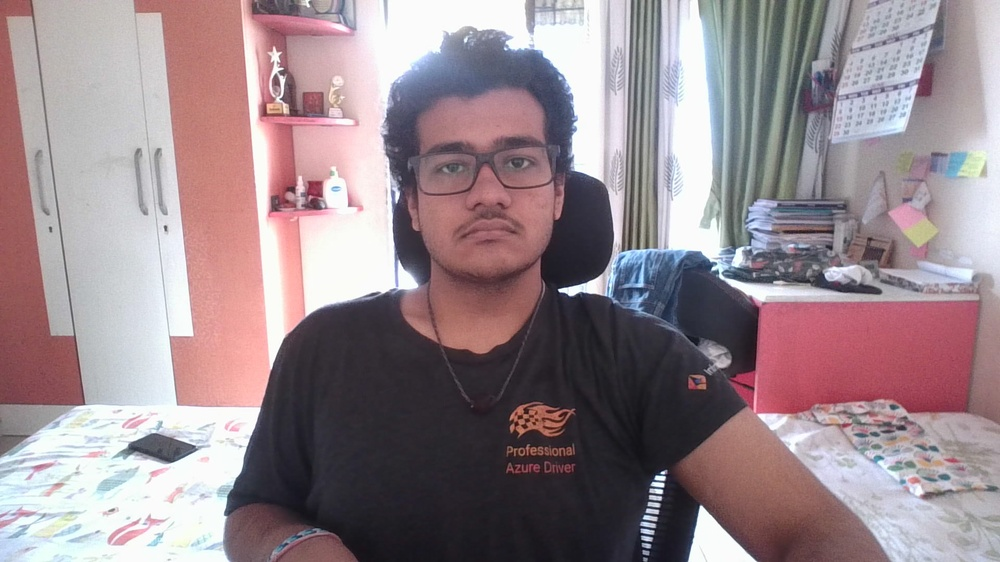
#> input picture Integration/Sample_Images/Image_1.jpg, 1000 x 562 px, shrunk from 1920 x 1080 before the run, found by its file name
$ python integrated_analysis.py   (older library calls are emulated)
#> lines starting #> are read from the running program, lines starting #| are printed output that depends on the picture; after the words box and inside, x2 and y2 are one past the last pixel; in counts of white or black regions, pixels touching at a corner belong together
import cv2
import numpy as np
import os
from skimage.metrics import structural_similarity as compare_ssim
import matplotlib.pyplot as plt

# === Set Up Output Directory ===
output_dir = "output_images"
os.makedirs(output_dir, exist_ok=True)

def integrated_analysis(img_path1, img_path2, haar_cascade_path=cv2.data.haarcascades + 'haarcascade_frontalface_default.xml'):
    # --- Load and preprocess images ---
#> called with img_path1 = 'sample_images/face_clear.jpg', img_path2 = 'sample_images/face_occluded.jpg'
    img1 = cv2.imread("Sample_Images/image_1.jpg")
#> img1 is the input picture: shape (562, 1000, 3); mean B, G, R 141, 135.4, 152
    img2 = cv2.imread("Sample_Images/image_2.jpg")
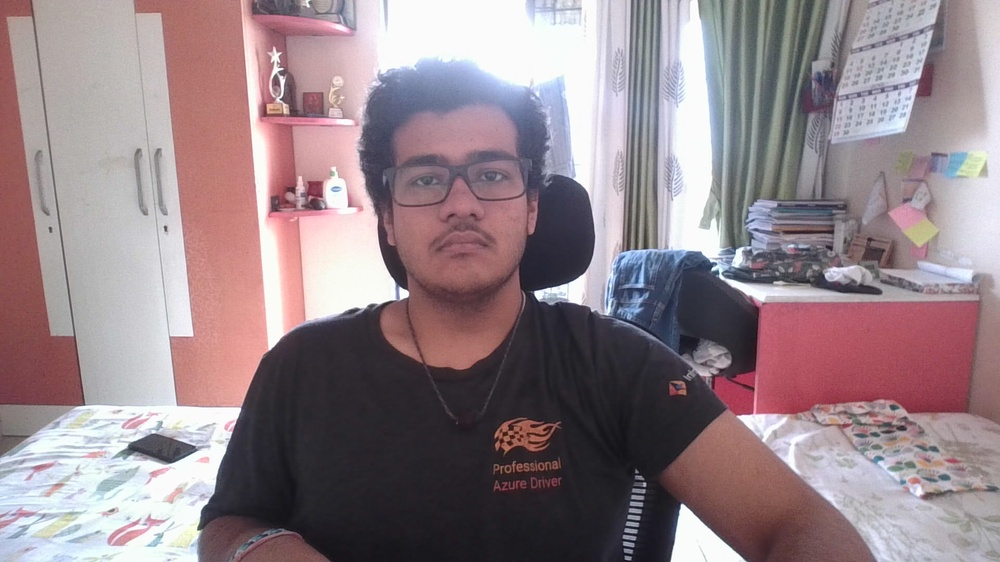
#> input picture Integration/Sample_Images/Image_2.jpg, 1000 x 562 px, shrunk from 1920 x 1080 before the run, found by its file name
#> img2 is the input picture: shape (562, 1000, 3); mean B, G, R 136.8, 131, 147.9

    gray1 = cv2.cvtColor(img1, cv2.COLOR_BGR2GRAY)
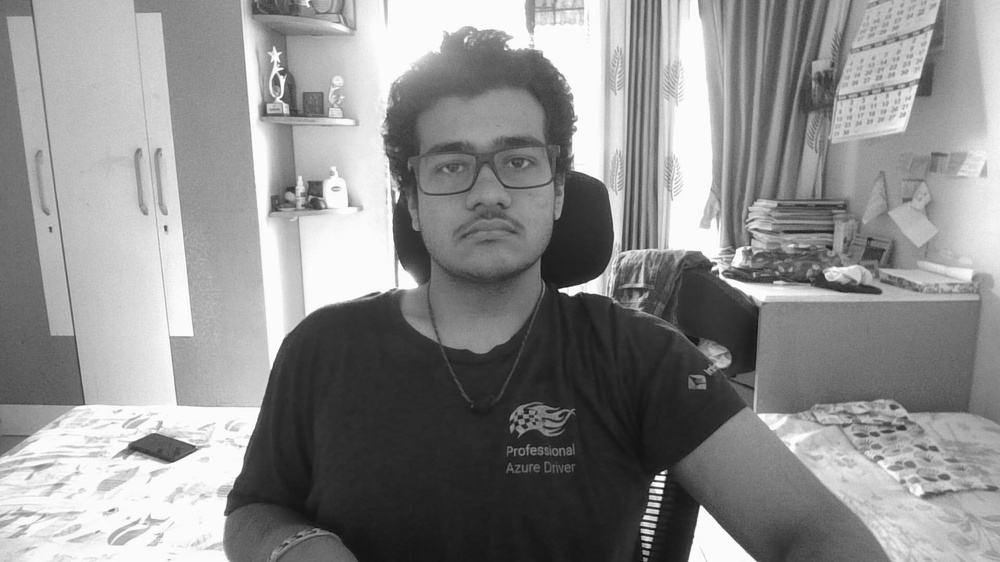
#> gray1: shape (562, 1000); min 13, max 255, mean 141
    gray2 = cv2.cvtColor(img2, cv2.COLOR_BGR2GRAY)
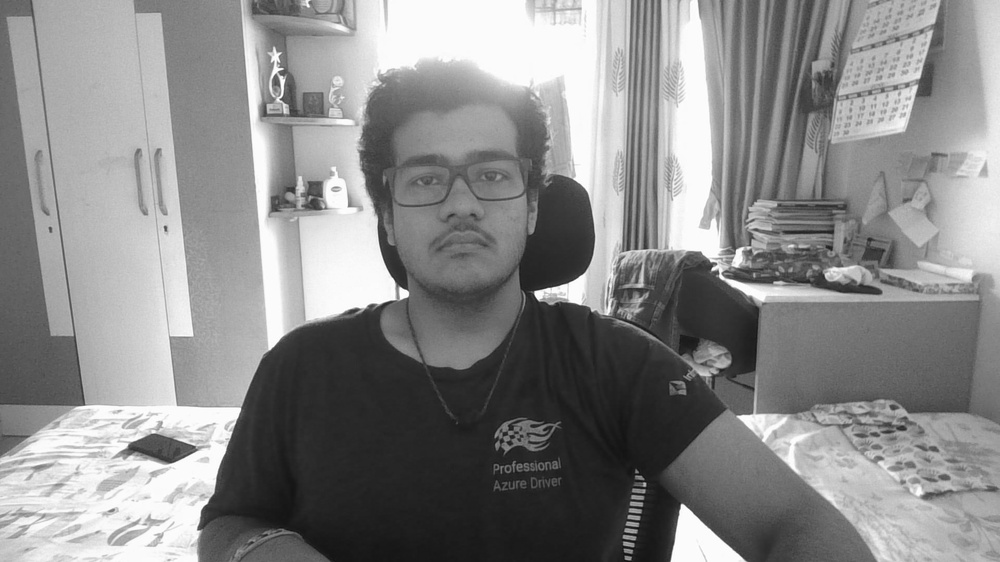
#> gray2: shape (562, 1000); min 13, max 255, mean 136.7

    # === Step 1: SSIM and MSE ===
    ssim_score, diff = compare_ssim(gray1, gray2, full=True)
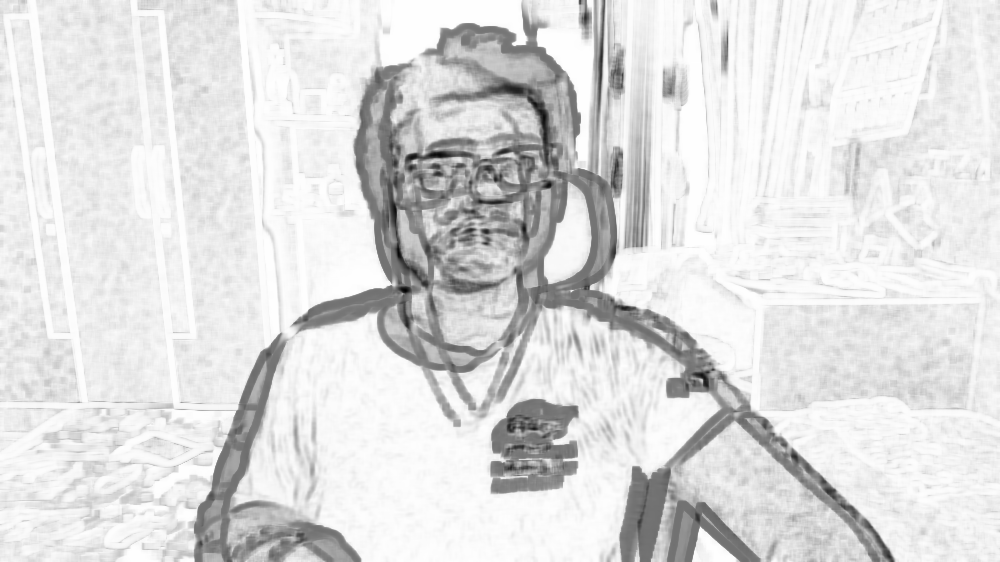
#> diff: shape (562, 1000) float64; min -0.799, max 1, mean 0.768; drawn with min black and max white
#> ssim_score = 0.767
    diff = (diff * 255).astype("uint8")
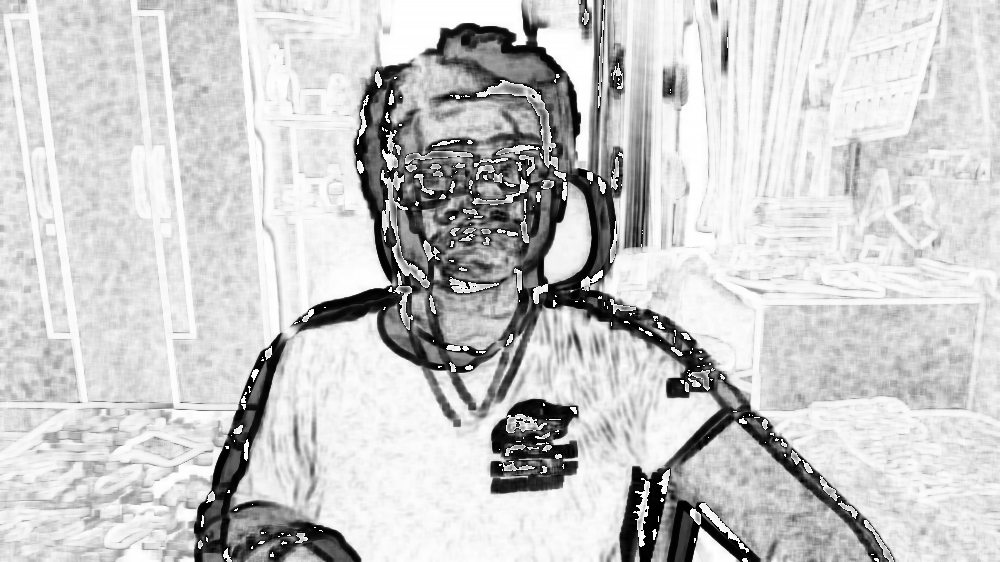
#> diff: shape (562, 1000); min 0, max 255, mean 201.4
    mse_score = np.mean((gray1.astype("float") - gray2.astype("float")) ** 2)
#> mse_score = 1302.6

    # Save difference image
    diff_path = os.path.join(output_dir, "difference_image.jpg")
    cv2.imwrite(diff_path, diff)

    # === Step 2: Object Detection using Haar Cascade ===
    detection_img = img1.copy()
    haar = cv2.CascadeClassifier(haar_cascade_path)
    faces = haar.detectMultiScale(gray1, scaleFactor=1.1, minNeighbors=5)
#> faces = [[396, 96, 179, 179]]

    for (x, y, w, h) in faces:
        cv2.rectangle(detection_img, (x, y), (x + w, y + h), (0, 255, 0), 2)
#> this loop made 1 pass
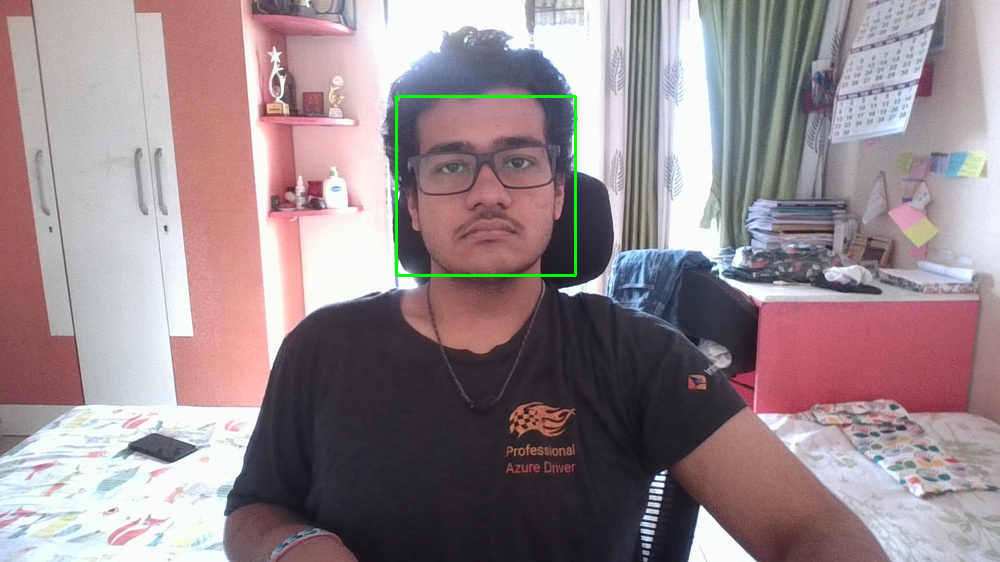
#> detection_img: shape (562, 1000, 3); 0.38% of pixels changed, all inside (x1, y1, x2, y2) = (395, 95, 577, 277)

    # Save detection image
    detection_path = os.path.join(output_dir, "detection_output.jpg")
    cv2.imwrite(detection_path, detection_img)

    # === Step 3: Display All Outputs ===
    fig, axes = plt.subplots(1, 3, figsize=(15, 5))
    axes[0].imshow(cv2.cvtColor(img1, cv2.COLOR_BGR2RGB))
    axes[0].set_title("Original Image")
    axes[0].axis('off')

    axes[1].imshow(diff, cmap='gray')
    axes[1].set_title(f"Difference\nSSIM: {ssim_score:.4f} | MSE: {mse_score:.2f}")
    axes[1].axis('off')

    axes[2].imshow(cv2.cvtColor(detection_img, cv2.COLOR_BGR2RGB))
    axes[2].set_title("Object Detection Output")
    axes[2].axis('off')

    plt.tight_layout()
    plt.show()
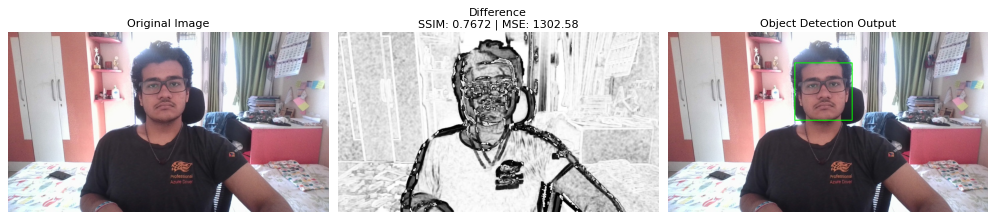
#> figure drawn by matplotlib, 3 panels

    return {
        "SSIM Score": round(ssim_score, 4),
        "MSE Score": round(mse_score, 2),
        "Difference Image Path": diff_path,
        "Detection Image Path": detection_path
    }

# === Example usage ===
if __name__ == "__main__":
    img1 = "sample_images/face_clear.jpg"
    img2 = "sample_images/face_occluded.jpg"

    result = integrated_analysis(img1, img2)
#> result = {'SSIM Score': 0.767, 'MSE Score': 1302.6, 'Difference Image Path': 'output_images/difference_image.jpg', 'Detection Image Path': 'output_images/detection_output.jpg'}

    print("\n--- Results ---")
    for k, v in result.items():
        print(f"{k}: {v}")
#> this loop made 4 passes
#> (k, v) on passes 1 to 4: ('SSIM Score', 0.767), ('MSE Score', 1302.6), ('Difference Image Path', 'output_images/difference_image.jpg'), ('Detection Image Path', 'output_images/detection_output.jpg')
#| SSIM Score: 0.7672
#| MSE Score: 1302.58
#| Difference Image Path: output_images/difference_image.jpg
#| Detection Image Path: output_images/detection_output.jpg
